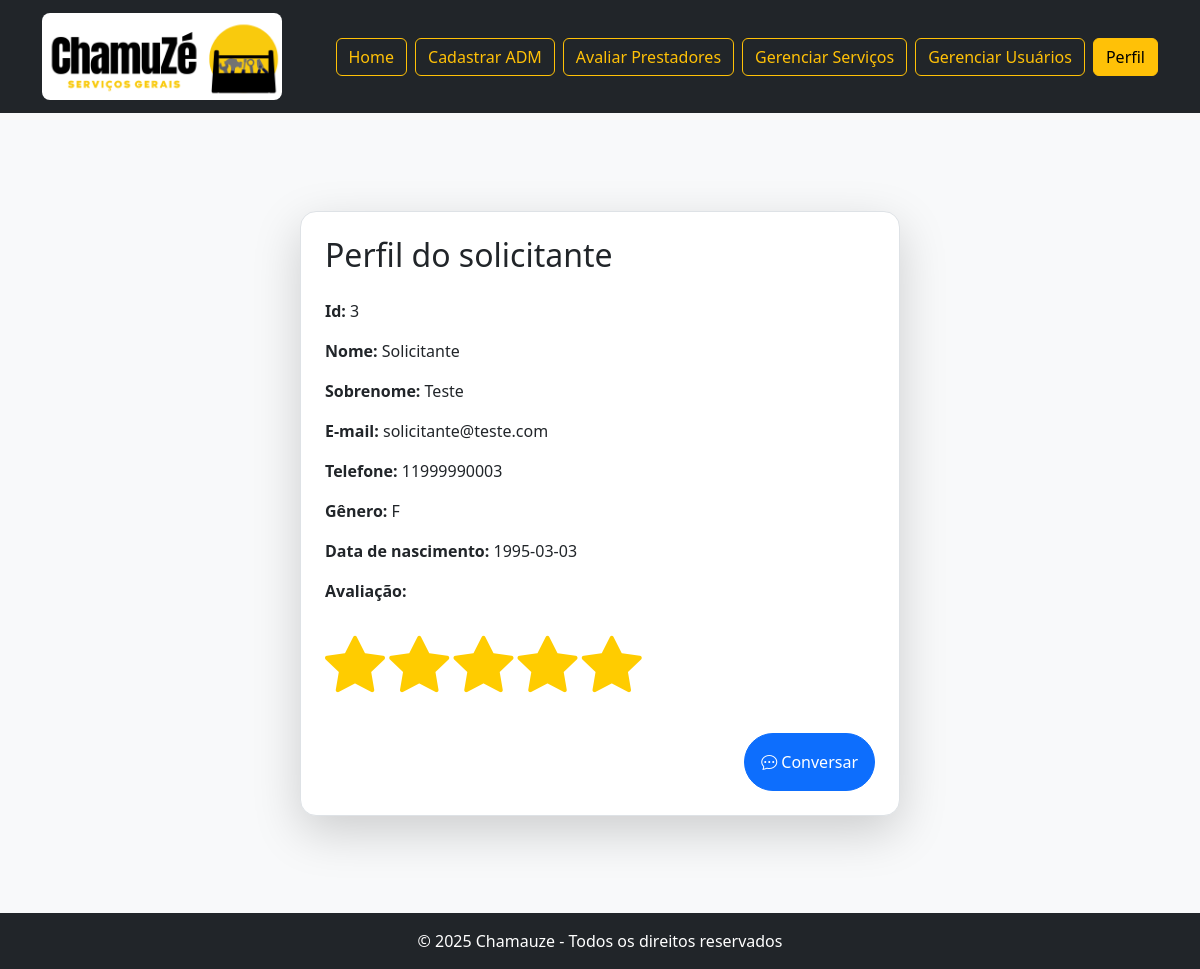
The page /PROJETO/solicitante/paginaSolicitante.php?id_solicitante=3 (signed in) on the database its author committed.
### tables this page shows
CREATE TABLE solicitante (
	id_solicitante INTEGER NOT NULL PRIMARY KEY,
	FOREIGN KEY (id_solicitante) REFERENCES usuario(id_usuario)
);

CREATE TABLE usuario (
	id_usuario INTEGER NOT NULL PRIMARY KEY AUTO_INCREMENT,
	nome VARCHAR(100) NOT NULL,
    sobrenome VARCHAR(150) NOT NULL,
	email VARCHAR(150) NOT NULL,
	senha VARCHAR(255) NOT NULL,
    cpf VARCHAR(11) NOT NULL,
    telefone VARCHAR(30) NOT NULL,
    nacionalidade VARCHAR(50) NOT NULL,
    data_nascimento DATE NOT NULL,
	nota_reputacao DECIMAL(3,2) NOT NULL,
    genero ENUM('F','M','O') NOT NULL,
	tipo_perfil ENUM('administrador','prestador','solicitante')NOT NULL
);

### PROJETO/helpers/biblioteca.php (called while the page is built, shortened)
<?php
$conexao = conectaDB();
function buscarSolicitanteNoBancoPeloId($id_solicitante){
    global $conexao;
    $sql = "SELECT * FROM usuario LEFT JOIN solicitante ON usuario.id_usuario = solicitante.id_solicitante WHERE id_usuario = ?";
    $stmt = $conexao->prepare($sql);
    $stmt->bind_param('i', $id_solicitante);
    $stmt->execute();
    $resultado = $stmt->get_result();
    return $resultado->fetch_assoc();
}
?>

### PROJETO/solicitante/paginaSolicitante.php (the view, shortened to what this page needs)
<?php
include "../helpers/biblioteca.php";
if(isset($_GET['id_solicitante'])){
   $solicitante = buscarSolicitanteNoBancoPeloId($_GET['id_solicitante']);
}
?>
<!DOCTYPE html>
<html lang="pt-br">
<head>
    <link rel="stylesheet" href="../assets/css/estrelas.css">
    <link href="https://cdn.jsdelivr.net/npm/bootstrap@5.3.3/dist/css/bootstrap.min.css" rel="stylesheet">
    <link rel="stylesheet" href="../assets/css/estilo.css">
    <link rel="stylesheet" href="https://cdn.jsdelivr.net/npm/bootstrap-icons/font/bootstrap-icons.css">
</head>
<body>
<main class="min-vh-100 d-flex align-items-center justify-content-center bg-light">
    <div class="col-md-6 shadow-lg p-4 bg-white rounded-4 border">
        <div class="d-flex align-items-center mb-4">
            <h2 class="m-0">Perfil do solicitante</h2>
        </div>
            <p><strong>Id:</strong> <?= $solicitante['id_solicitante']?></p>
            <p><strong>Nome:</strong> <?= $solicitante['nome']?></p>
            <p><strong>Sobrenome:</strong> <?= $solicitante['sobrenome']?></p>
            <p><strong>E-mail:</strong> <?= $solicitante['email']?></p>
            <p><strong>Telefone:</strong> <?= $solicitante['telefone']?></p>
            <p><strong>Gênero:</strong> <?= $solicitante['genero']?></p>
            <p><strong>Data de nascimento:</strong> <?= $solicitante['data_nascimento']?></p>
            <p><strong>Avaliação:</strong></p>
            <div>
                <?php
                if ($solicitante['nota_reputacao'] <= 0){
                    echo "<div>
                    <i class='bi bi-star-fill estrela-avaliacao-vazia'></i>
                    <i class='bi bi-star-fill estrela-avaliacao-vazia'></i>
                    <i class='bi bi-star-fill estrela-avaliacao-vazia'></i>
                    <i class='bi bi-star-fill estrela-avaliacao-vazia'></i>
                    <i class='bi bi-star-fill estrela-avaliacao-vazia'></i>
                    </div>";
                } else {
                    echo "<div>
                    <i class='bi bi-star-fill estrela-avaliacao-preenchida'></i>
                    <i class='bi bi-star-fill estrela-avaliacao-preenchida'></i>
                    <i class='bi bi-star-fill estrela-avaliacao-preenchida'></i>
                    <i class='bi bi-star-fill estrela-avaliacao-preenchida'></i>
                    <i class='bi bi-star-fill estrela-avaliacao-preenchida'></i>
                    </div>";
                }
                ?>
            </div>
            <form action="#" class="mt-4 text-end">
                <button class="btn btn-primary rounded-pill p-3">
                    <i class="bi bi-chat-dots"></i> Conversar
                </button>
            </form>
        </div>
</main>
<?php include "../footer.php"; ?>
</body>
</html>

### PROJETO/assets/css/estrelas.css (style rules this page uses)
.estrela-avaliacao-preenchida { font-size: 60px; color:#FC0; }

### rows shown on the page
solicitante: id_solicitante "3", id_solicitante.nome "Solicitante", id_solicitante.sobrenome "Teste", id_solicitante.email "solicitante@teste.com", id_solicitante.telefone "11999990003", id_solicitante.genero "F", id_solicitante.data_nascimento "1995-03-03"
